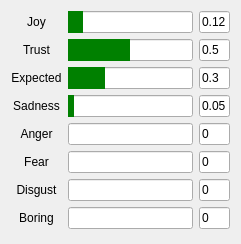
   <widget class="QWidget" name="gridLayoutWidget">
    <property name="geometry">
     <rect>
      <x>290</x>
      <y>70</y>
      <width>241</width>
      <height>244</height>
     </rect>
    </property>
    <layout class="QGridLayout" name="gridLayout_2" columnstretch="1,4,1">
     <property name="sizeConstraint">
      <enum>QLayout::SetMinimumSize</enum>
     </property>
     <item row="1" column="2">
      <widget class="QLineEdit" name="lineEdit_emotion2">
       <property name="text">
        <string>0.5</string>
       </property>
      </widget>
     </item>
     <item row="5" column="2">
      <widget class="QLineEdit" name="lineEdit_emotion6">
       <property name="text">
        <string>0</string>
       </property>
      </widget>
     </item>
     <item row="3" column="0">
      <widget class="QLabel" name="label_8">
       <property name="text">
        <string>Sadness</string>
       </property>
       <property name="alignment">
        <set>Qt::AlignCenter</set>
       </property>
      </widget>
     </item>
     <item row="7" column="1">
      <widget class="QProgressBar" name="progressBar_emotion8">
       <property name="styleSheet">
        <string notr="true">QProgressBar::chunk{background:green}</string>
       </property>
       <property name="value">
        <number>0</number>
       </property>
       <property name="textVisible">
        <bool>false</bool>
       </property>
      </widget>
     </item>
     <item row="7" column="2">
      <widget class="QLineEdit" name="lineEdit_emotion8">
       <property name="text">
        <string>0</string>
       </property>
      </widget>
     </item>
     <item row="0" column="2">
      <widget class="QLineEdit" name="lineEdit_emotion1">
       <property name="text">
        <string>0.12</string>
       </property>
      </widget>
     </item>
     <item row="4" column="0">
      <widget class="QLabel" name="label_9">
       <property name="contextMenuPolicy">
        <enum>Qt::ActionsContextMenu</enum>
       </property>
       <property name="text">
        <string>Anger</string>
       </property>
       <property name="alignment">
        <set>Qt::AlignCenter</set>
       </property>
      </widget>
     </item>
     <item row="7" column="0">
      <widget class="QLabel" name="label_12">
       <property name="contextMenuPolicy">
        <enum>Qt::ActionsContextMenu</enum>
       </property>
       <property name="text">
        <string>Boring</string>
       </property>
       <property name="alignment">
        <set>Qt::AlignCenter</set>
       </property>
      </widget>
     </item>
     <item row="1" column="1">
      <widget class="QProgressBar" name="progressBar_emotion2">
       <property name="styleSheet">
        <string notr="true">QProgressBar::chunk{background:green}</string>
       </property>
       <property name="value">
        <number>50</number>
       </property>
       <property name="textVisible">
        <bool>false</bool>
       </property>
      </widget>
     </item>
     <item row="4" column="2">
      <widget class="QLineEdit" name="lineEdit_emotion5">
       <property name="text">
        <string>0</string>
       </property>
      </widget>
     </item>
     <item row="6" column="2">
      <widget class="QLineEdit" name="lineEdit_emotion7">
       <property name="text">
        <string>0</string>
       </property>
      </widget>
     </item>
     <item row="0" column="1">
      <widget class="QProgressBar" name="progressBar_emotion1">
       <property name="styleSheet">
        <string notr="true">QProgressBar::chunk{background:green}</string>
       </property>
       <property name="value">
        <number>12</number>
       </property>
       <property name="textVisible">
        <bool>false</bool>
       </property>
      </widget>
     </item>
     <item row="2" column="2">
      <widget class="QLineEdit" name="lineEdit_emotion3">
       <property name="text">
        <string>0.3</string>
       </property>
      </widget>
     </item>
     <item row="0" column="0">
      <widget class="QLabel" name="label_5">
       <property name="text">
        <string>Joy</string>
       </property>
       <property name="alignment">
        <set>Qt::AlignCenter</set>
       </property>
      </widget>
     </item>
     <item row="3" column="2">
      <widget class="QLineEdit" name="lineEdit_emotion4">
       <property name="text">
        <string>0.05</string>
       </property>
      </widget>
     </item>
     <item row="3" column="1">
      <widget class="QProgressBar" name="progressBar_emotion4">
       <property name="styleSheet">
        <string notr="true">QProgressBar::chunk{background:green}</string>
       </property>
       <property name="value">
        <number>5</number>
       </property>
       <property name="textVisible">
        <bool>false</bool>
       </property>
      </widget>
     </item>
     <item row="2" column="1">
      <widget class="QProgressBar" name="progressBar_emotion3">
       <property name="styleSheet">
        <string notr="true">QProgressBar::chunk{background:green}</string>
       </property>
       <property name="value">
        <number>30</number>
       </property>
       <property name="textVisible">
        <bool>false</bool>
       </property>
      </widget>
     </item>
     <item row="6" column="0">
      <widget class="QLabel" name="label_11">
       <property name="contextMenuPolicy">
        <enum>Qt::ActionsContextMenu</enum>
       </property>
       <property name="text">
        <string>Disgust</string>
       </property>
       <property name="alignment">
        <set>Qt::AlignCenter</set>
       </property>
      </widget>
     </item>
     <item row="1" column="0">
      <widget class="QLabel" name="label_6">
       <property name="text">
        <string>Trust</string>
       </property>
       <property name="alignment">
        <set>Qt::AlignCenter</set>
       </property>
      </widget>
     </item>
     <item row="2" column="0">
      <widget class="QLabel" name="label_7">
       <property name="text">
        <string>Expected</string>
       </property>
       <property name="alignment">
        <set>Qt::AlignCenter</set>
       </property>
      </widget>
     </item>
     <item row="5" column="0">
      <widget class="QLabel" name="label_10">
       <property name="contextMenuPolicy">
        <enum>Qt::ActionsContextMenu</enum>
       </property>
       <property name="text">
        <string>Fear</string>
       </property>
       <property name="alignment">
        <set>Qt::AlignCenter</set>
       </property>
      </widget>
     </item>
     <item row="6" column="1">
      <widget class="QProgressBar" name="progressBar_emotion7">
       <property name="styleSheet">
        <string notr="true">QProgressBar::chunk{background:green}</string>
       </property>
       <property name="value">
        <number>0</number>
       </property>
       <property name="textVisible">
        <bool>false</bool>
       </property>
      </widget>
     </item>
     <item row="5" column="1">
      <widget class="QProgressBar" name="progressBar_emotion6">
       <property name="styleSheet">
        <string notr="true">QProgressBar::chunk{background:green}</string>
       </property>
       <property name="value">
        <number>0</number>
       </property>
       <property name="textVisible">
        <bool>false</bool>
       </property>
      </widget>
     </item>
     <item row="4" column="1">
      <widget class="QProgressBar" name="progressBar_emotion5">
       <property name="styleSheet">
        <string notr="true">QProgressBar::chunk{background:green}</string>
       </property>
       <property name="value">
        <number>0</number>
       </property>
       <property name="textVisible">
        <bool>false</bool>
       </property>
      </widget>
     </item>
    </layout>
   </widget>
